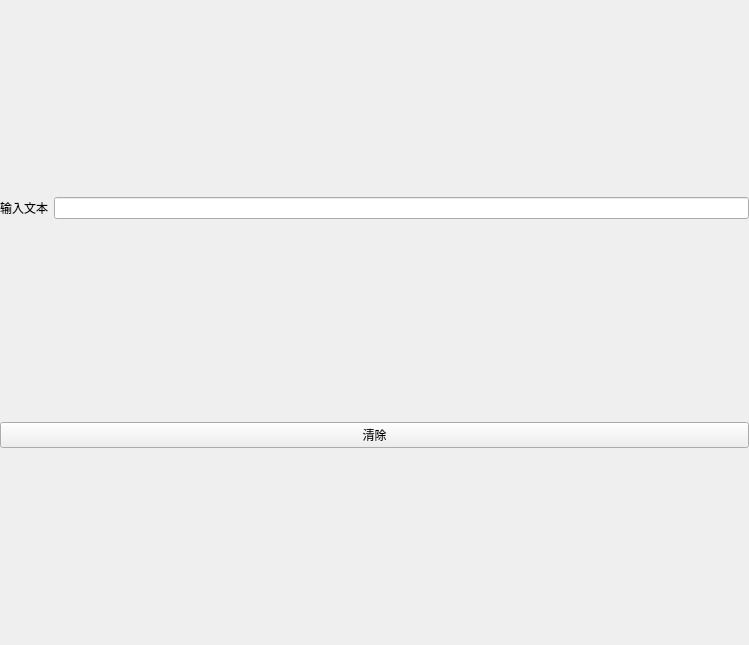
<?xml version="1.0" encoding="UTF-8"?>
<ui version="4.0">
 <class>Form</class>
 <widget class="QWidget" name="Form">
  <property name="geometry">
   <rect>
    <x>0</x>
    <y>0</y>
    <width>749</width>
    <height>645</height>
   </rect>
  </property>
  <property name="windowTitle">
   <string>Form</string>
  </property>
  <layout class="QHBoxLayout" name="horizontalLayout_2">
   <property name="leftMargin">
    <number>0</number>
   </property>
   <property name="topMargin">
    <number>0</number>
   </property>
   <property name="rightMargin">
    <number>0</number>
   </property>
   <property name="bottomMargin">
    <number>0</number>
   </property>
   <item>
    <layout class="QVBoxLayout" name="verticalLayout">
     <item>
      <layout class="QHBoxLayout" name="horizontalLayout">
       <item>
        <widget class="QLabel" name="label">
         <property name="text">
          <string>输入文本</string>
         </property>
        </widget>
       </item>
       <item>
        <widget class="QLineEdit" name="lineEdit"/>
       </item>
      </layout>
     </item>
     <item>
      <widget class="QPushButton" name="pushButton">
       <property name="text">
        <string>清除</string>
       </property>
      </widget>
     </item>
    </layout>
   </item>
  </layout>
 </widget>
 <resources/>
 <connections/>
</ui>
